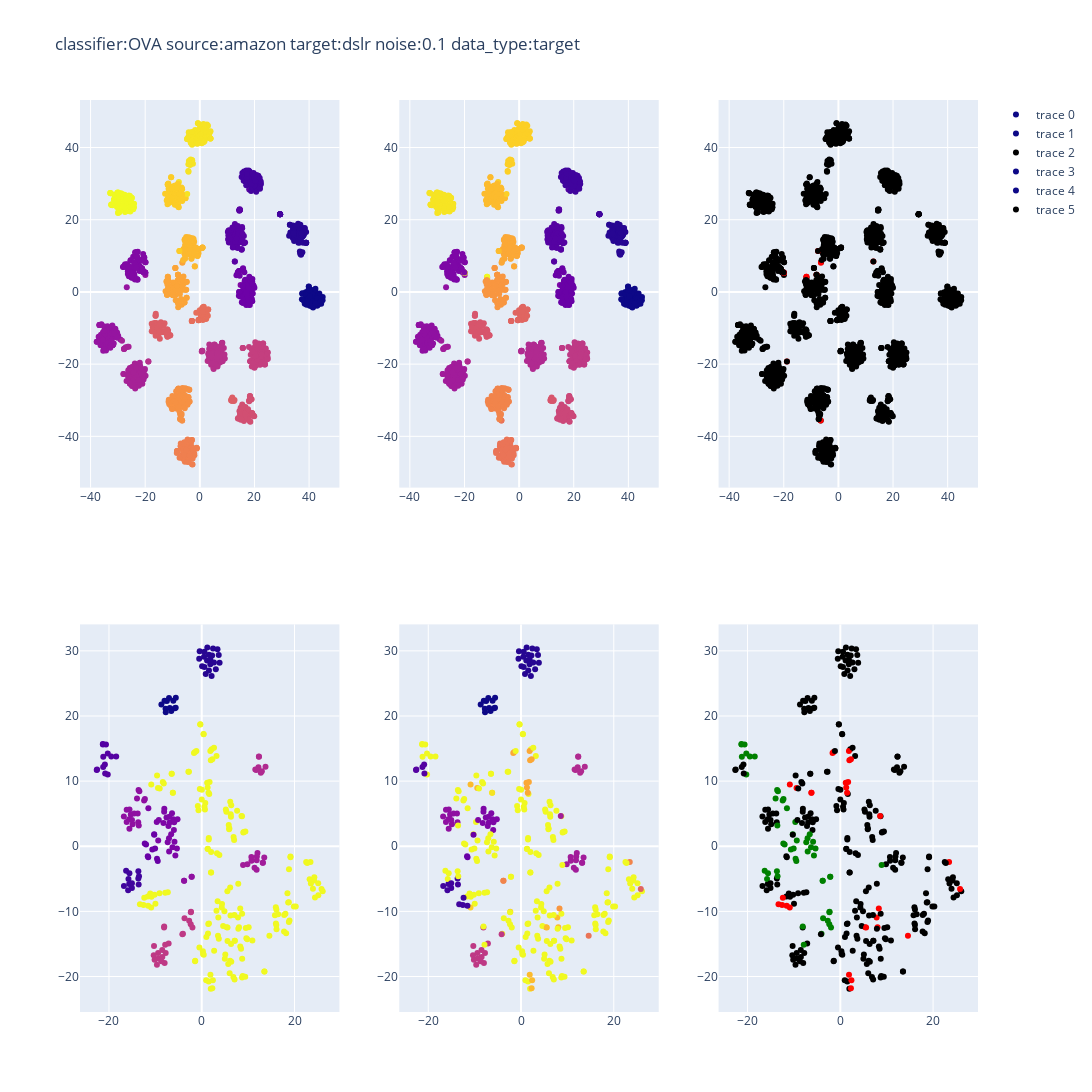

Notebook code cell kept with this figure:
### Code cell
fig = make_subplots(rows=2, cols=3)


# source
noise = 0.1
classifier = 'OVA'
data_type = 'source'
source = 'amazon'
target = 'dslr'

feature, label, pre = load_data(classifier, data_type, noise, source, target)
feature_2d = TSNE(
    perplexity=30,
    metric="euclidean",
    n_jobs=8,
    random_state=42,
    verbose=True,
    ).fit(feature)
fig.add_trace(
    go.Scatter(
        x=feature_2d[:,0], y=feature_2d[:,1], mode='markers',
        marker=dict(color=label),
    ),
    row=1, col=1,
)
fig.add_trace(
    go.Scatter(
        x=feature_2d[:,0], y=feature_2d[:,1], mode='markers',
        marker=dict(color=pre),
        ),
    row=1, col=2
)

deta = (np.array(label)-np.array(pre)).tolist()
deta_color = ['black' if d == 0 else 'red' for d in deta]
fig.add_trace(
    go.Scatter(
        x=feature_2d[:,0], y=feature_2d[:,1], mode='markers',
        marker=dict(color=deta_color),
        ),
    row=1, col=3
)

# target
noise = 0.1
classifier = 'OVA'
data_type = 'target'
source = 'amazon'
target = 'dslr'

feature, label, pre = load_data(classifier, data_type, noise, source, target)
feature_2d = TSNE(
    perplexity=30,
    metric="euclidean",
    n_jobs=8,
    random_state=42,
    verbose=True,
    ).fit(feature)
fig.add_trace(
    go.Scatter(
        x=feature_2d[:,0], y=feature_2d[:,1], mode='markers',
        marker=dict(color=label),
    ),
    row=2, col=1,
)
fig.add_trace(
    go.Scatter(
        x=feature_2d[:,0], y=feature_2d[:,1], mode='markers',
        marker=dict(color=pre),
        ),
    row=2, col=2
)

deta = (np.array(label)-np.array(pre)).tolist()
deta_color=[]
for d in deta:
    if d == 0:
        deta_color.append('black')
    if d >0:
        deta_color.append('red')
    if d <0:
        deta_color.append('green')
# deta_color = ['black' if d == 0 elif d>0 'red' elif d>0 'red' for d in deta]
fig.add_trace(
    go.Scatter(
        x=feature_2d[:,0], y=feature_2d[:,1], mode='markers',
        marker=dict(color=deta_color),
        ),
    row=2, col=3
)


fig.update_layout(width=1500, height=1200, title=f'classifier:{classifier} source:{source} target:{target} noise:{noise} data_type:{data_type}')
fig.show()

### Figure 1 — Plotly figure (JSON) as saved in the notebook; plotly's stock layout.template omitted (floating-point values rounded to 4 significant figures; data arrays with more than 128 entries replaced by an {"elided": "..."} marker saying what was removed)
{"data": [{"marker": {"color": {"elided": "1808 int values"}}, "mode": "markers", "type": "scatter", "x": {"elided": "1808 float values"}, "xaxis": "x", "y": {"elided": "1808 float values"}, "yaxis": "y"}, {"marker": {"color": {"elided": "1808 int values"}}, "mode": "markers", "type": "scatter", "x": {"elided": "1808 float values"}, "xaxis": "x2", "y": {"elided": "1808 float values"}, "yaxis": "y2"}, {"marker": {"color": {"elided": "1808 str values"}}, "mode": "markers", "type": "scatter", "x": {"elided": "1808 float values"}, "xaxis": "x3", "y": {"elided": "1808 float values"}, "yaxis": "y3"}, {"marker": {"color": {"elided": "332 int values"}}, "mode": "markers", "type": "scatter", "x": {"elided": "332 float values"}, "xaxis": "x4", "y": {"elided": "332 float values"}, "yaxis": "y4"}, {"marker": {"color": {"elided": "332 int values"}}, "mode": "markers", "type": "scatter", "x": {"elided": "332 float values"}, "xaxis": "x5", "y": {"elided": "332 float values"}, "yaxis": "y5"}, {"marker": {"color": {"elided": "332 str values"}}, "mode": "markers", "type": "scatter", "x": {"elided": "332 float values"}, "xaxis": "x6", "y": {"elided": "332 float values"}, "yaxis": "y6"}], "layout": {"height": 1200, "title": {"text": "classifier:OVA source:amazon target:dslr noise:0.1 data_type:target"}, "width": 1500, "xaxis": {"anchor": "y", "domain": [0, 0.2889]}, "xaxis2": {"anchor": "y2", "domain": [0.3556, 0.6444]}, "xaxis3": {"anchor": "y3", "domain": [0.7111, 1]}, "xaxis4": {"anchor": "y4", "domain": [0, 0.2889]}, "xaxis5": {"anchor": "y5", "domain": [0.3556, 0.6444]}, "xaxis6": {"anchor": "y6", "domain": [0.7111, 1]}, "yaxis": {"anchor": "x", "domain": [0.575, 1]}, "yaxis2": {"anchor": "x2", "domain": [0.575, 1]}, "yaxis3": {"anchor": "x3", "domain": [0.575, 1]}, "yaxis4": {"anchor": "x4", "domain": [0, 0.425]}, "yaxis5": {"anchor": "x5", "domain": [0, 0.425]}, "yaxis6": {"anchor": "x6", "domain": [0, 0.425]}}}
